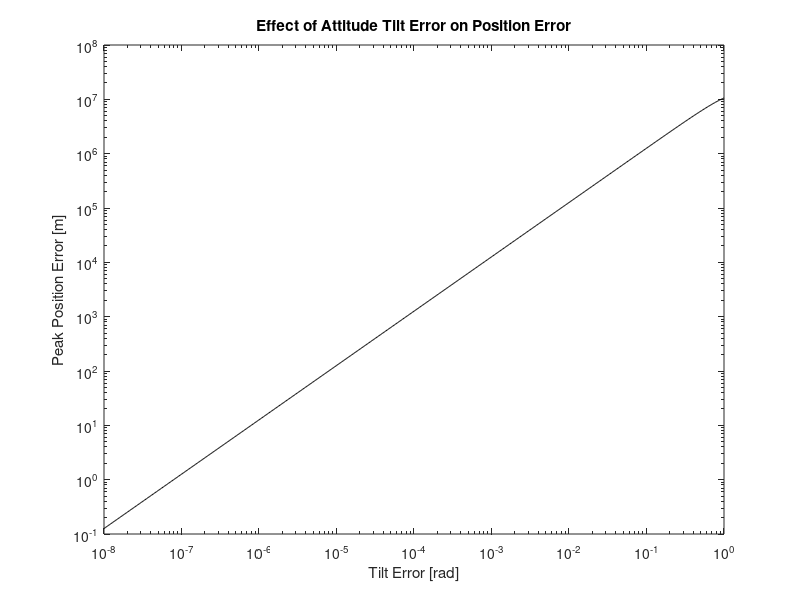

Recreate this plot in MATLAB.
%
% Compute and plot peak accumulated position error in as a function of
% tilt error, including Schuler effect
%
clear all;
close all;
log10tilt = -8:.01:0;
tilt      = 10.^log10tilt;
sintilt   = sin(tilt);
g         = 9.8; % gravitational acceleration [m/s^2]
t         = 42*60; % seconds in 42 minutes (1/2 Schuler period)
L         = 6.3056e+006; % arm length of Schuler pendulum [m]
for k=1:length(tilt);
    a = sintilt(k)*g;
    v(k) = a*t;
    x(k) = 1/2*a*t^2; % flat earth model after 1/2 Schuler period
    s(k) = 2*L*sintilt(k);
end;
loglog(tilt,s,'k-');
xlabel('Tilt Error [rad]');
ylabel('Peak Position Error [m]');
title('Effect of Attitude Tilt Error on Position Error');
    
    
